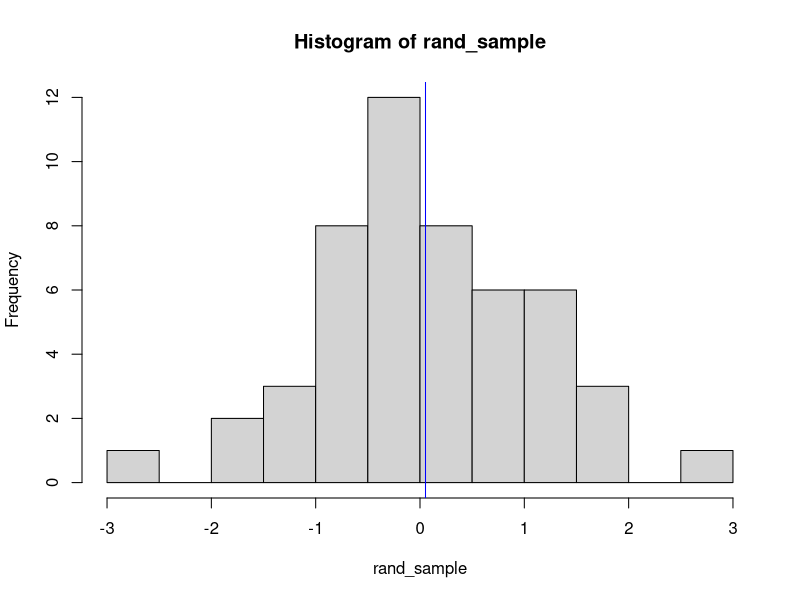
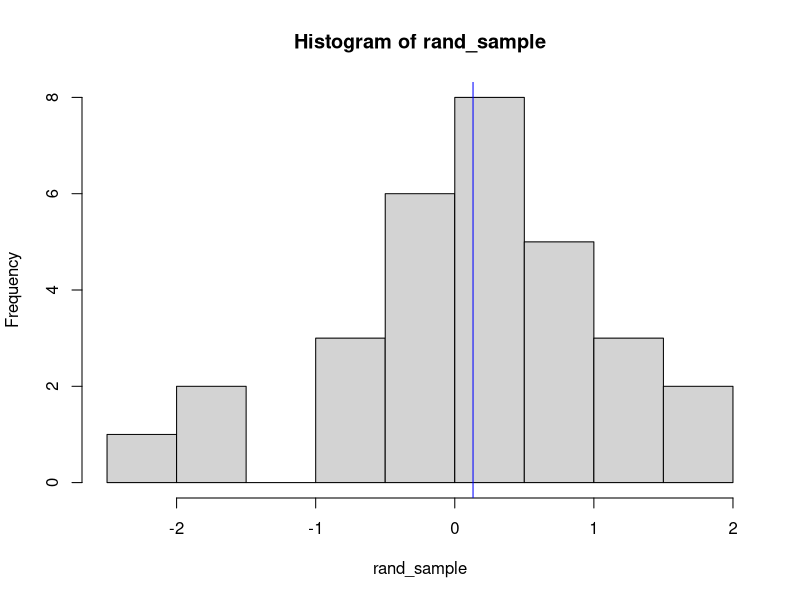
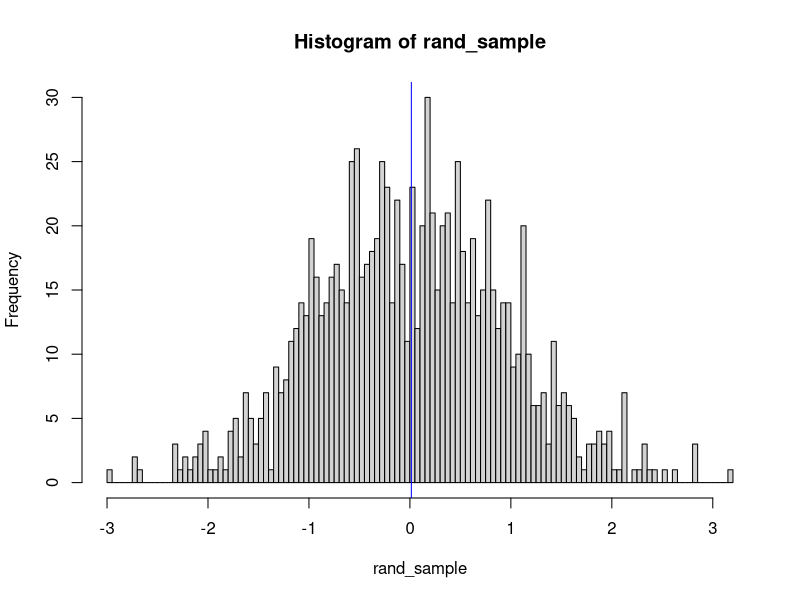
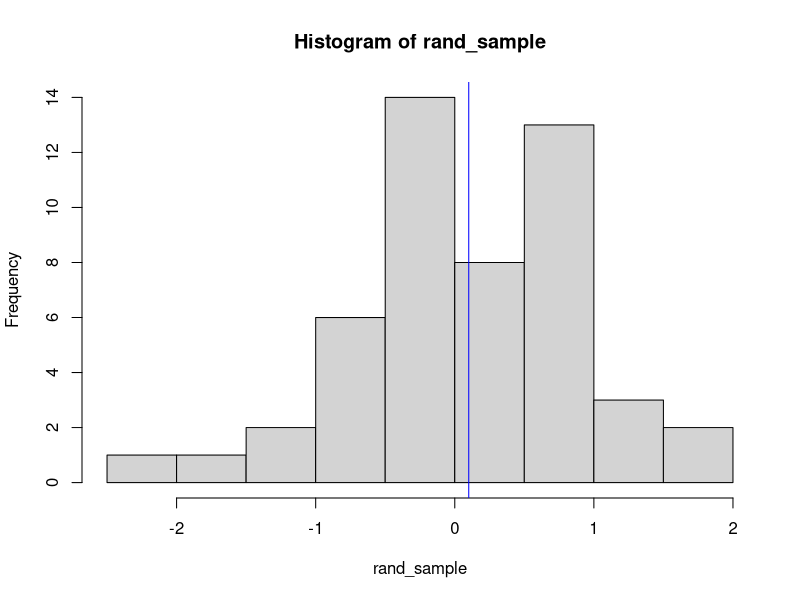

These figures' R source, in order:
#############
## Plot_random_function.R
##
## Maddie Moore
##
##Purpose:
## a function that will generate a random,
## sample of normal values, plot a histogram
## with an overlaid mean on the plot
## and returns summary statistics about the 
## generated data.
##
## Inputs:
## numpts = number of points to generate, defaults to 50
## bins = number of breakpoints in the hist() function
##        defaults to 10
## mu= mean of normal distribution, defaults to 0
## sigma= standard deviation of normal distribution, defaults to 1
## seed= seed for the random number generator, defaults
## to NULL -- so random each time, but ser
## can override the value
##
## Outputs: a list is returned with the following elements
## Ranndom_sample = the generated random sample
## Mean_sample = the mean of the random sample
## Sd_sample = the standard deviation of the random sample
##

plotRandomNormals <- function(numpts=50, bins=10,
                              mu=0, sigma=1,
                              seed=NULL){ 
  set.seed(seed)
  rand_sample <- rnorm(numpts, mean = mu, sd = sigma)
  hist(rand_sample, breaks=bins+1) 
  abline(v = mean(rand_sample), col="blue" )
  list(Random_sample = rand_sample,
       Mean_sample = mean(rand_sample), 
       SD_sample = sd(rand_sample) )
}



##Default values
plotRandomNormals()

##User specified number of points
plotRandomNormals(numpts = 30)

plotRandomNormals(numpts=1000, bins=200)

plotRandomNormals(seed=1)
